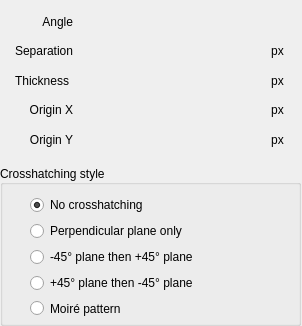
<?xml version="1.0" encoding="UTF-8"?>
<ui version="4.0">
 <class>Form</class>
 <widget class="QWidget" name="Form">
  <property name="geometry">
   <rect>
    <x>0</x>
    <y>0</y>
    <width>302</width>
    <height>326</height>
   </rect>
  </property>
  <property name="minimumSize">
   <size>
    <width>302</width>
    <height>326</height>
   </size>
  </property>
  <property name="windowTitle">
   <string>Form</string>
  </property>
  <widget class="QWidget" name="gridLayoutWidget_3">
   <property name="geometry">
    <rect>
     <x>0</x>
     <y>0</y>
     <width>301</width>
     <height>151</height>
    </rect>
   </property>
   <layout class="QGridLayout" name="gridLayout_3" columnstretch="0,1,0" columnminimumwidth="0,1,0">
    <property name="leftMargin">
     <number>15</number>
    </property>
    <property name="topMargin">
     <number>10</number>
    </property>
    <property name="rightMargin">
     <number>15</number>
    </property>
    <item row="0" column="0">
     <widget class="QLabel" name="label_14">
      <property name="sizePolicy">
       <sizepolicy hsizetype="Preferred" vsizetype="Preferred">
        <horstretch>0</horstretch>
        <verstretch>0</verstretch>
       </sizepolicy>
      </property>
      <property name="text">
       <string>Angle</string>
      </property>
      <property name="alignment">
       <set>Qt::AlignRight|Qt::AlignTrailing|Qt::AlignVCenter</set>
      </property>
     </widget>
    </item>
    <item row="1" column="0">
     <widget class="QLabel" name="label_18">
      <property name="sizePolicy">
       <sizepolicy hsizetype="Maximum" vsizetype="Preferred">
        <horstretch>0</horstretch>
        <verstretch>0</verstretch>
       </sizepolicy>
      </property>
      <property name="text">
       <string>Separation</string>
      </property>
      <property name="alignment">
       <set>Qt::AlignRight|Qt::AlignTrailing|Qt::AlignVCenter</set>
      </property>
     </widget>
    </item>
    <item row="1" column="2">
     <widget class="QLabel" name="label_19">
      <property name="sizePolicy">
       <sizepolicy hsizetype="Maximum" vsizetype="Preferred">
        <horstretch>0</horstretch>
        <verstretch>0</verstretch>
       </sizepolicy>
      </property>
      <property name="minimumSize">
       <size>
        <width>17</width>
        <height>0</height>
       </size>
      </property>
      <property name="text">
       <string>px</string>
      </property>
      <property name="alignment">
       <set>Qt::AlignCenter</set>
      </property>
     </widget>
    </item>
    <item row="2" column="0">
     <widget class="QLabel" name="label_20">
      <property name="sizePolicy">
       <sizepolicy hsizetype="Maximum" vsizetype="Preferred">
        <horstretch>0</horstretch>
        <verstretch>0</verstretch>
       </sizepolicy>
      </property>
      <property name="text">
       <string>Thickness</string>
      </property>
      <property name="alignment">
       <set>Qt::AlignRight|Qt::AlignTrailing|Qt::AlignVCenter</set>
      </property>
     </widget>
    </item>
    <item row="2" column="2">
     <widget class="QLabel" name="label_21">
      <property name="sizePolicy">
       <sizepolicy hsizetype="Maximum" vsizetype="Preferred">
        <horstretch>0</horstretch>
        <verstretch>0</verstretch>
       </sizepolicy>
      </property>
      <property name="minimumSize">
       <size>
        <width>17</width>
        <height>0</height>
       </size>
      </property>
      <property name="text">
       <string>px</string>
      </property>
      <property name="alignment">
       <set>Qt::AlignCenter</set>
      </property>
     </widget>
    </item>
    <item row="3" column="0">
     <widget class="QLabel" name="label_22">
      <property name="text">
       <string>Origin X</string>
      </property>
      <property name="alignment">
       <set>Qt::AlignRight|Qt::AlignTrailing|Qt::AlignVCenter</set>
      </property>
     </widget>
    </item>
    <item row="3" column="2">
     <widget class="QLabel" name="label_23">
      <property name="sizePolicy">
       <sizepolicy hsizetype="Maximum" vsizetype="Preferred">
        <horstretch>0</horstretch>
        <verstretch>0</verstretch>
       </sizepolicy>
      </property>
      <property name="minimumSize">
       <size>
        <width>17</width>
        <height>0</height>
       </size>
      </property>
      <property name="text">
       <string>px</string>
      </property>
      <property name="alignment">
       <set>Qt::AlignCenter</set>
      </property>
     </widget>
    </item>
    <item row="4" column="0">
     <widget class="QLabel" name="label_24">
      <property name="text">
       <string>Origin Y</string>
      </property>
      <property name="alignment">
       <set>Qt::AlignRight|Qt::AlignTrailing|Qt::AlignVCenter</set>
      </property>
     </widget>
    </item>
    <item row="4" column="2">
     <widget class="QLabel" name="label_25">
      <property name="sizePolicy">
       <sizepolicy hsizetype="Maximum" vsizetype="Preferred">
        <horstretch>0</horstretch>
        <verstretch>0</verstretch>
       </sizepolicy>
      </property>
      <property name="minimumSize">
       <size>
        <width>17</width>
        <height>0</height>
       </size>
      </property>
      <property name="text">
       <string>px</string>
      </property>
      <property name="alignment">
       <set>Qt::AlignCenter</set>
      </property>
     </widget>
    </item>
    <item row="0" column="1">
     <widget class="KisDoubleSliderSpinBox" name="widget" native="true">
      <property name="sizePolicy">
       <sizepolicy hsizetype="Minimum" vsizetype="Preferred">
        <horstretch>0</horstretch>
        <verstretch>0</verstretch>
       </sizepolicy>
      </property>
     </widget>
    </item>
    <item row="1" column="1">
     <widget class="KisDoubleSliderSpinBox" name="widget_2" native="true">
      <property name="sizePolicy">
       <sizepolicy hsizetype="Minimum" vsizetype="Preferred">
        <horstretch>0</horstretch>
        <verstretch>0</verstretch>
       </sizepolicy>
      </property>
     </widget>
    </item>
    <item row="2" column="1">
     <widget class="KisDoubleSliderSpinBox" name="widget_3" native="true">
      <property name="sizePolicy">
       <sizepolicy hsizetype="Minimum" vsizetype="Preferred">
        <horstretch>0</horstretch>
        <verstretch>0</verstretch>
       </sizepolicy>
      </property>
     </widget>
    </item>
    <item row="3" column="1">
     <widget class="KisDoubleSliderSpinBox" name="widget_4" native="true">
      <property name="sizePolicy">
       <sizepolicy hsizetype="Minimum" vsizetype="Preferred">
        <horstretch>0</horstretch>
        <verstretch>0</verstretch>
       </sizepolicy>
      </property>
     </widget>
    </item>
    <item row="4" column="1">
     <widget class="KisDoubleSliderSpinBox" name="widget_5" native="true">
      <property name="sizePolicy">
       <sizepolicy hsizetype="Minimum" vsizetype="Preferred">
        <horstretch>0</horstretch>
        <verstretch>0</verstretch>
       </sizepolicy>
      </property>
     </widget>
    </item>
   </layout>
  </widget>
  <widget class="QGroupBox" name="groupBox">
   <property name="geometry">
    <rect>
     <x>0</x>
     <y>165</y>
     <width>301</width>
     <height>161</height>
    </rect>
   </property>
   <property name="minimumSize">
    <size>
     <width>301</width>
     <height>161</height>
    </size>
   </property>
   <property name="title">
    <string>Crosshatching style</string>
   </property>
   <property name="alignment">
    <set>Qt::AlignLeading|Qt::AlignLeft|Qt::AlignVCenter</set>
   </property>
   <property name="checkable">
    <bool>false</bool>
   </property>
   <property name="checked">
    <bool>false</bool>
   </property>
   <widget class="QWidget" name="verticalLayoutWidget">
    <property name="geometry">
     <rect>
      <x>10</x>
      <y>30</y>
      <width>281</width>
      <height>123</height>
     </rect>
    </property>
    <layout class="QVBoxLayout" name="verticalLayout">
     <property name="leftMargin">
      <number>20</number>
     </property>
     <item>
      <widget class="QRadioButton" name="radioButton_5">
       <property name="text">
        <string>No crosshatching</string>
       </property>
       <property name="checked">
        <bool>true</bool>
       </property>
      </widget>
     </item>
     <item>
      <widget class="QRadioButton" name="radioButton_4">
       <property name="text">
        <string>Perpendicular plane only</string>
       </property>
       <property name="checked">
        <bool>false</bool>
       </property>
      </widget>
     </item>
     <item>
      <widget class="QRadioButton" name="radioButton_2">
       <property name="text">
        <string>-45° plane then +45° plane</string>
       </property>
      </widget>
     </item>
     <item>
      <widget class="QRadioButton" name="radioButton_3">
       <property name="text">
        <string>+45° plane then -45° plane</string>
       </property>
      </widget>
     </item>
     <item>
      <widget class="QRadioButton" name="radioButton">
       <property name="text">
        <string>Moiré pattern</string>
       </property>
      </widget>
     </item>
    </layout>
   </widget>
  </widget>
 </widget>
 <customwidgets>
  <customwidget>
   <class>KisDoubleSliderSpinBox</class>
   <extends>QWidget</extends>
   <header>kis_slider_spin_box.h</header>
   <container>1</container>
  </customwidget>
 </customwidgets>
 <resources/>
 <connections/>
</ui>
